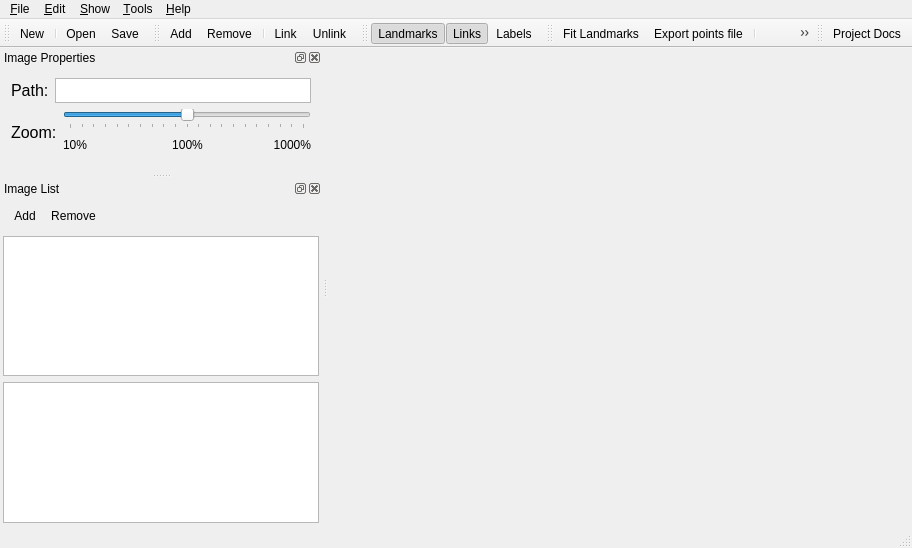
<?xml version="1.0" encoding="UTF-8"?>
<ui version="4.0">
 <class>MainWindow</class>
 <widget class="QMainWindow" name="MainWindow">
  <property name="geometry">
   <rect>
    <x>0</x>
    <y>0</y>
    <width>912</width>
    <height>548</height>
   </rect>
  </property>
  <property name="windowTitle">
   <string>FLAT - Facial Landmarks Annotation Tool</string>
  </property>
  <property name="autoFillBackground">
   <bool>false</bool>
  </property>
  <property name="locale">
   <locale language="English" country="UnitedKingdom"/>
  </property>
  <widget class="QWidget" name="centralWidget">
   <layout class="QVBoxLayout" name="verticalLayout">
    <property name="leftMargin">
     <number>0</number>
    </property>
    <property name="topMargin">
     <number>0</number>
    </property>
    <property name="rightMargin">
     <number>0</number>
    </property>
    <property name="bottomMargin">
     <number>0</number>
    </property>
    <item>
     <widget class="QTabWidget" name="tabWidget">
      <property name="locale">
       <locale language="English" country="UnitedKingdom"/>
      </property>
      <property name="tabPosition">
       <enum>QTabWidget::North</enum>
      </property>
      <property name="tabShape">
       <enum>QTabWidget::Triangular</enum>
      </property>
      <property name="iconSize">
       <size>
        <width>24</width>
        <height>24</height>
       </size>
      </property>
      <property name="elideMode">
       <enum>Qt::ElideNone</enum>
      </property>
      <property name="documentMode">
       <bool>true</bool>
      </property>
      <property name="tabsClosable">
       <bool>true</bool>
      </property>
      <property name="movable">
       <bool>true</bool>
      </property>
      <property name="tabBarAutoHide">
       <bool>false</bool>
      </property>
     </widget>
    </item>
   </layout>
  </widget>
  <widget class="QMenuBar" name="menuBar">
   <property name="geometry">
    <rect>
     <x>0</x>
     <y>0</y>
     <width>912</width>
     <height>21</height>
    </rect>
   </property>
   <widget class="QMenu" name="menuFile">
    <property name="locale">
     <locale language="English" country="UnitedKingdom"/>
    </property>
    <property name="title">
     <string>&amp;File</string>
    </property>
    <widget class="QMenu" name="menu_Import">
     <property name="title">
      <string>&amp;Import</string>
     </property>
     <addaction name="actionImportImageDirPts"/>
    </widget>
    <widget class="QMenu" name="menu_Export">
     <property name="title">
      <string>&amp;Export</string>
     </property>
     <addaction name="actionExportPts"/>
    </widget>
    <addaction name="actionNew"/>
    <addaction name="separator"/>
    <addaction name="actionOpen"/>
    <addaction name="actionSave"/>
    <addaction name="actionSaveAs"/>
    <addaction name="separator"/>
    <addaction name="menu_Import"/>
    <addaction name="menu_Export"/>
    <addaction name="separator"/>
    <addaction name="actionExit"/>
   </widget>
   <widget class="QMenu" name="menuHelp">
    <property name="locale">
     <locale language="English" country="UnitedKingdom"/>
    </property>
    <property name="title">
     <string>&amp;Help</string>
    </property>
    <addaction name="actionProject"/>
    <addaction name="separator"/>
    <addaction name="actionAbout"/>
   </widget>
   <widget class="QMenu" name="menuShow">
    <property name="locale">
     <locale language="English" country="UnitedKingdom"/>
    </property>
    <property name="title">
     <string>&amp;Show</string>
    </property>
    <widget class="QMenu" name="menuWindows">
     <property name="title">
      <string>&amp;Windows</string>
     </property>
     <addaction name="actionShowImageProperties"/>
     <addaction name="actionShowImagesList"/>
    </widget>
    <widget class="QMenu" name="menu_Image_Elements">
     <property name="locale">
      <locale language="English" country="UnitedKingdom"/>
     </property>
     <property name="title">
      <string>&amp;Image Elements</string>
     </property>
     <addaction name="actionShowFeatures"/>
     <addaction name="actionShowConnections"/>
     <addaction name="actionShowFeatureIDs"/>
    </widget>
    <addaction name="menuWindows"/>
    <addaction name="separator"/>
    <addaction name="menu_Image_Elements"/>
   </widget>
   <widget class="QMenu" name="menuEdit">
    <property name="locale">
     <locale language="English" country="UnitedKingdom"/>
    </property>
    <property name="title">
     <string>&amp;Edit</string>
    </property>
    <widget class="QMenu" name="menu_Images">
     <property name="locale">
      <locale language="English" country="UnitedKingdom"/>
     </property>
     <property name="title">
      <string>&amp;Images</string>
     </property>
     <addaction name="actionAddImage"/>
     <addaction name="actionRemoveImage"/>
    </widget>
    <widget class="QMenu" name="menu_Facial_Landmarks">
     <property name="title">
      <string>&amp;Facial Landmarks</string>
     </property>
     <addaction name="actionAddFeature"/>
     <addaction name="actionRemoveFeature"/>
     <addaction name="separator"/>
     <addaction name="actionConnectFeatures"/>
     <addaction name="actionDisconnectFeatures"/>
    </widget>
    <addaction name="menu_Images"/>
    <addaction name="separator"/>
    <addaction name="menu_Facial_Landmarks"/>
   </widget>
   <widget class="QMenu" name="menuTools">
    <property name="locale">
     <locale language="English" country="UnitedKingdom"/>
    </property>
    <property name="title">
     <string>&amp;Tools</string>
    </property>
    <widget class="QMenu" name="menu_CSIRO_Face_Analysis_SDK">
     <property name="title">
      <string>&amp;CSIRO Face Analysis SDK</string>
     </property>
     <addaction name="actionFitLandmarks"/>
     <addaction name="actionExportPointsFile"/>
     <addaction name="separator"/>
     <addaction name="actionConfigure"/>
    </widget>
    <widget class="QMenu" name="menuDlib">
     <property name="enabled">
      <bool>true</bool>
     </property>
     <property name="title">
      <string>&amp;DLIB Face Analysis</string>
     </property>
     <addaction name="actionDlibFitLandmarks"/>
     <addaction name="separator"/>
     <addaction name="actionDlibSelectLandmarkModel"/>
     <addaction name="actionDlibSelectFaceDetModel"/>
    </widget>
    <addaction name="menu_CSIRO_Face_Analysis_SDK"/>
    <addaction name="menuDlib"/>
   </widget>
   <addaction name="menuFile"/>
   <addaction name="menuEdit"/>
   <addaction name="menuShow"/>
   <addaction name="menuTools"/>
   <addaction name="menuHelp"/>
  </widget>
  <widget class="QToolBar" name="fileToolBar">
   <property name="windowTitle">
    <string>File</string>
   </property>
   <property name="locale">
    <locale language="English" country="UnitedKingdom"/>
   </property>
   <property name="iconSize">
    <size>
     <width>32</width>
     <height>32</height>
    </size>
   </property>
   <attribute name="toolBarArea">
    <enum>TopToolBarArea</enum>
   </attribute>
   <attribute name="toolBarBreak">
    <bool>false</bool>
   </attribute>
   <addaction name="actionNew"/>
   <addaction name="separator"/>
   <addaction name="actionOpen"/>
   <addaction name="actionSave"/>
  </widget>
  <widget class="QStatusBar" name="statusBar"/>
  <widget class="QDockWidget" name="dockProperties">
   <property name="locale">
    <locale language="English" country="UnitedKingdom"/>
   </property>
   <property name="windowTitle">
    <string>Image Properties</string>
   </property>
   <attribute name="dockWidgetArea">
    <number>1</number>
   </attribute>
   <widget class="QWidget" name="Content">
    <layout class="QVBoxLayout" name="verticalLayout_7">
     <item>
      <layout class="QVBoxLayout" name="verticalLayout_3">
       <property name="sizeConstraint">
        <enum>QLayout::SetMinimumSize</enum>
       </property>
       <item>
        <layout class="QHBoxLayout" name="horizontalLayout">
         <property name="sizeConstraint">
          <enum>QLayout::SetMinimumSize</enum>
         </property>
         <item>
          <widget class="QLabel" name="labelPath">
           <property name="font">
            <font>
             <pointsize>12</pointsize>
            </font>
           </property>
           <property name="text">
            <string>Path:</string>
           </property>
           <property name="buddy">
            <cstring>textFileName</cstring>
           </property>
          </widget>
         </item>
         <item>
          <widget class="QTextEdit" name="textFileName">
           <property name="maximumSize">
            <size>
             <width>16777215</width>
             <height>25</height>
            </size>
           </property>
           <property name="verticalScrollBarPolicy">
            <enum>Qt::ScrollBarAlwaysOff</enum>
           </property>
           <property name="horizontalScrollBarPolicy">
            <enum>Qt::ScrollBarAlwaysOff</enum>
           </property>
           <property name="undoRedoEnabled">
            <bool>false</bool>
           </property>
           <property name="lineWrapMode">
            <enum>QTextEdit::NoWrap</enum>
           </property>
           <property name="readOnly">
            <bool>true</bool>
           </property>
           <property name="acceptRichText">
            <bool>false</bool>
           </property>
           <property name="textInteractionFlags">
            <set>Qt::TextSelectableByKeyboard|Qt::TextSelectableByMouse</set>
           </property>
           <property name="placeholderText">
            <string notr="true"/>
           </property>
          </widget>
         </item>
        </layout>
       </item>
      </layout>
     </item>
     <item>
      <layout class="QHBoxLayout" name="horizontalLayout_4">
       <item>
        <widget class="QLabel" name="label_Zoom">
         <property name="font">
          <font>
           <pointsize>12</pointsize>
          </font>
         </property>
         <property name="text">
          <string>Zoom:</string>
         </property>
         <property name="buddy">
          <cstring>zoomSlider</cstring>
         </property>
        </widget>
       </item>
       <item>
        <layout class="QVBoxLayout" name="verticalLayout_2">
         <item>
          <widget class="QSlider" name="zoomSlider">
           <property name="font">
            <font>
             <pointsize>12</pointsize>
            </font>
           </property>
           <property name="toolTip">
            <string>Altera o zoom nas imagens (+/- ou Ctrl+Roda do Mouse)</string>
           </property>
           <property name="minimum">
            <number>1</number>
           </property>
           <property name="maximum">
            <number>21</number>
           </property>
           <property name="singleStep">
            <number>1</number>
           </property>
           <property name="pageStep">
            <number>1</number>
           </property>
           <property name="value">
            <number>11</number>
           </property>
           <property name="sliderPosition">
            <number>11</number>
           </property>
           <property name="orientation">
            <enum>Qt::Horizontal</enum>
           </property>
           <property name="tickPosition">
            <enum>QSlider::TicksBelow</enum>
           </property>
           <property name="tickInterval">
            <number>0</number>
           </property>
          </widget>
         </item>
         <item>
          <layout class="QHBoxLayout" name="horizontalLayout_3">
           <property name="sizeConstraint">
            <enum>QLayout::SetMinimumSize</enum>
           </property>
           <item>
            <widget class="QLabel" name="label1000">
             <property name="minimumSize">
              <size>
               <width>45</width>
               <height>0</height>
              </size>
             </property>
             <property name="maximumSize">
              <size>
               <width>45</width>
               <height>16777215</height>
              </size>
             </property>
             <property name="text">
              <string>10%</string>
             </property>
            </widget>
           </item>
           <item>
            <spacer name="horizontalSpacer">
             <property name="orientation">
              <enum>Qt::Horizontal</enum>
             </property>
             <property name="sizeHint" stdset="0">
              <size>
               <width>40</width>
               <height>20</height>
              </size>
             </property>
            </spacer>
           </item>
           <item>
            <widget class="QLabel" name="label100">
             <property name="minimumSize">
              <size>
               <width>45</width>
               <height>0</height>
              </size>
             </property>
             <property name="maximumSize">
              <size>
               <width>45</width>
               <height>16777215</height>
              </size>
             </property>
             <property name="text">
              <string>100%</string>
             </property>
             <property name="alignment">
              <set>Qt::AlignCenter</set>
             </property>
            </widget>
           </item>
           <item>
            <spacer name="horizontalSpacer_2">
             <property name="orientation">
              <enum>Qt::Horizontal</enum>
             </property>
             <property name="sizeHint" stdset="0">
              <size>
               <width>40</width>
               <height>20</height>
              </size>
             </property>
            </spacer>
           </item>
           <item>
            <widget class="QLabel" name="label10">
             <property name="minimumSize">
              <size>
               <width>45</width>
               <height>0</height>
              </size>
             </property>
             <property name="maximumSize">
              <size>
               <width>45</width>
               <height>16777215</height>
              </size>
             </property>
             <property name="text">
              <string>1000%</string>
             </property>
             <property name="alignment">
              <set>Qt::AlignRight|Qt::AlignTrailing|Qt::AlignVCenter</set>
             </property>
            </widget>
           </item>
          </layout>
         </item>
        </layout>
       </item>
      </layout>
     </item>
     <item>
      <spacer name="verticalSpacer">
       <property name="orientation">
        <enum>Qt::Vertical</enum>
       </property>
       <property name="sizeHint" stdset="0">
        <size>
         <width>20</width>
         <height>40</height>
        </size>
       </property>
      </spacer>
     </item>
    </layout>
   </widget>
  </widget>
  <widget class="QDockWidget" name="dockImages">
   <property name="locale">
    <locale language="English" country="UnitedKingdom"/>
   </property>
   <property name="windowTitle">
    <string>Image List</string>
   </property>
   <attribute name="dockWidgetArea">
    <number>1</number>
   </attribute>
   <widget class="QWidget" name="Content_2">
    <layout class="QGridLayout" name="gridLayout">
     <property name="leftMargin">
      <number>3</number>
     </property>
     <property name="topMargin">
      <number>3</number>
     </property>
     <property name="rightMargin">
      <number>3</number>
     </property>
     <property name="bottomMargin">
      <number>3</number>
     </property>
     <property name="horizontalSpacing">
      <number>3</number>
     </property>
     <property name="verticalSpacing">
      <number>6</number>
     </property>
     <item row="0" column="0">
      <widget class="QToolBar" name="imagesToolbar">
       <property name="windowTitle">
        <string/>
       </property>
       <property name="iconSize">
        <size>
         <width>24</width>
         <height>24</height>
        </size>
       </property>
       <property name="floatable">
        <bool>false</bool>
       </property>
       <addaction name="actionAddImage"/>
       <addaction name="actionRemoveImage"/>
      </widget>
     </item>
     <item row="1" column="0">
      <widget class="QListView" name="listImages">
       <property name="editTriggers">
        <set>QAbstractItemView::NoEditTriggers</set>
       </property>
       <property name="selectionMode">
        <enum>QAbstractItemView::ExtendedSelection</enum>
       </property>
       <property name="selectionBehavior">
        <enum>QAbstractItemView::SelectRows</enum>
       </property>
       <property name="viewMode">
        <enum>QListView::IconMode</enum>
       </property>
       <property name="selectionRectVisible">
        <bool>false</bool>
       </property>
      </widget>
     </item>
     <item row="2" column="0">
      <widget class="QTreeView" name="treeImages">
       <property name="editTriggers">
        <set>QAbstractItemView::AllEditTriggers</set>
       </property>
       <property name="selectionMode">
        <enum>QAbstractItemView::ExtendedSelection</enum>
       </property>
       <attribute name="headerDefaultSectionSize">
        <number>150</number>
       </attribute>
      </widget>
     </item>
    </layout>
   </widget>
  </widget>
  <widget class="QToolBar" name="editToolBar">
   <property name="windowTitle">
    <string>Edit</string>
   </property>
   <property name="iconSize">
    <size>
     <width>32</width>
     <height>32</height>
    </size>
   </property>
   <attribute name="toolBarArea">
    <enum>TopToolBarArea</enum>
   </attribute>
   <attribute name="toolBarBreak">
    <bool>false</bool>
   </attribute>
   <addaction name="actionAddFeature"/>
   <addaction name="actionRemoveFeature"/>
   <addaction name="separator"/>
   <addaction name="actionConnectFeatures"/>
   <addaction name="actionDisconnectFeatures"/>
  </widget>
  <widget class="QToolBar" name="viewToolBar">
   <property name="windowTitle">
    <string>View</string>
   </property>
   <property name="iconSize">
    <size>
     <width>32</width>
     <height>32</height>
    </size>
   </property>
   <attribute name="toolBarArea">
    <enum>TopToolBarArea</enum>
   </attribute>
   <attribute name="toolBarBreak">
    <bool>false</bool>
   </attribute>
   <addaction name="actionShowFeatures"/>
   <addaction name="actionShowConnections"/>
   <addaction name="actionShowFeatureIDs"/>
  </widget>
  <widget class="QToolBar" name="toolsToolBar">
   <property name="windowTitle">
    <string>Tools</string>
   </property>
   <property name="iconSize">
    <size>
     <width>32</width>
     <height>32</height>
    </size>
   </property>
   <attribute name="toolBarArea">
    <enum>TopToolBarArea</enum>
   </attribute>
   <attribute name="toolBarBreak">
    <bool>false</bool>
   </attribute>
   <addaction name="actionFitLandmarks"/>
   <addaction name="actionExportPointsFile"/>
   <addaction name="separator"/>
   <addaction name="actionDlibFitLandmarks"/>
   <addaction name="actionExportPts"/>
  </widget>
  <widget class="QToolBar" name="helpTollBar">
   <property name="windowTitle">
    <string>toolBar</string>
   </property>
   <property name="iconSize">
    <size>
     <width>32</width>
     <height>32</height>
    </size>
   </property>
   <attribute name="toolBarArea">
    <enum>TopToolBarArea</enum>
   </attribute>
   <attribute name="toolBarBreak">
    <bool>false</bool>
   </attribute>
   <addaction name="actionProject"/>
  </widget>
  <action name="actionExit">
   <property name="text">
    <string>&amp;Exit</string>
   </property>
   <property name="toolTip">
    <string>Terminates the program</string>
   </property>
  </action>
  <action name="actionAbout">
   <property name="icon">
    <iconset resource="resources.qrc">
     <normaloff>:/icons/resources/icons/information.png</normaloff>:/icons/resources/icons/information.png</iconset>
   </property>
   <property name="text">
    <string>&amp;About...</string>
   </property>
   <property name="toolTip">
    <string>Displays information on this program</string>
   </property>
  </action>
  <action name="actionOpen">
   <property name="icon">
    <iconset resource="resources.qrc">
     <normaloff>:/icons/resources/icons/open.png</normaloff>:/icons/resources/icons/open.png</iconset>
   </property>
   <property name="text">
    <string>&amp;Open...</string>
   </property>
   <property name="toolTip">
    <string>Loads an existing face annotation dataset from a file</string>
   </property>
   <property name="shortcut">
    <string>Ctrl+O</string>
   </property>
  </action>
  <action name="actionNew">
   <property name="icon">
    <iconset resource="resources.qrc">
     <normaloff>:/icons/resources/icons/new.png</normaloff>:/icons/resources/icons/new.png</iconset>
   </property>
   <property name="text">
    <string>&amp;New</string>
   </property>
   <property name="toolTip">
    <string>Creates a new face annotation dataset</string>
   </property>
   <property name="shortcut">
    <string>Ctrl+N</string>
   </property>
  </action>
  <action name="actionSave">
   <property name="icon">
    <iconset resource="resources.qrc">
     <normaloff>:/icons/resources/icons/save.png</normaloff>:/icons/resources/icons/save.png</iconset>
   </property>
   <property name="text">
    <string>&amp;Save</string>
   </property>
   <property name="toolTip">
    <string>Saves the changes in the face annotation dataset</string>
   </property>
   <property name="shortcut">
    <string>Ctrl+S</string>
   </property>
  </action>
  <action name="actionSaveAs">
   <property name="icon">
    <iconset resource="resources.qrc">
     <normaloff>:/icons/resources/icons/saveas.png</normaloff>:/icons/resources/icons/saveas.png</iconset>
   </property>
   <property name="text">
    <string>Save &amp;as...</string>
   </property>
   <property name="toolTip">
    <string>Saves the changes in the face annotation dataset to a different file</string>
   </property>
  </action>
  <action name="actionProject">
   <property name="icon">
    <iconset resource="resources.qrc">
     <normaloff>:/icons/resources/icons/help.png</normaloff>:/icons/resources/icons/help.png</iconset>
   </property>
   <property name="text">
    <string>&amp;Project Docs</string>
   </property>
   <property name="toolTip">
    <string>Displays the project's documentation page on Github</string>
   </property>
   <property name="shortcut">
    <string>F1</string>
   </property>
  </action>
  <action name="actionAddImage">
   <property name="icon">
    <iconset resource="resources.qrc">
     <normaloff>:/icons/resources/icons/add.png</normaloff>:/icons/resources/icons/add.png</iconset>
   </property>
   <property name="text">
    <string>Add...</string>
   </property>
   <property name="toolTip">
    <string>Adds new images to the face annotation dataset</string>
   </property>
   <property name="shortcut">
    <string>Ctrl+Ins</string>
   </property>
  </action>
  <action name="actionRemoveImage">
   <property name="icon">
    <iconset resource="resources.qrc">
     <normaloff>:/icons/resources/icons/delete.png</normaloff>:/icons/resources/icons/delete.png</iconset>
   </property>
   <property name="text">
    <string>Remove</string>
   </property>
   <property name="toolTip">
    <string>Removes the selected images from the face annotation dataset</string>
   </property>
   <property name="shortcut">
    <string>Ctrl+Del</string>
   </property>
  </action>
  <action name="actionShowImagesList">
   <property name="checkable">
    <bool>true</bool>
   </property>
   <property name="checked">
    <bool>true</bool>
   </property>
   <property name="icon">
    <iconset resource="resources.qrc">
     <normaloff>:/icons/resources/icons/image-list.png</normaloff>:/icons/resources/icons/image-list.png</iconset>
   </property>
   <property name="text">
    <string>&amp;List of Images</string>
   </property>
   <property name="toolTip">
    <string>Displays or hides the window with the list of images in the face annotation dataset</string>
   </property>
   <property name="shortcut">
    <string>F2</string>
   </property>
  </action>
  <action name="actionShowImageProperties">
   <property name="checkable">
    <bool>true</bool>
   </property>
   <property name="checked">
    <bool>true</bool>
   </property>
   <property name="icon">
    <iconset resource="resources.qrc">
     <normaloff>:/icons/resources/icons/image-properties.png</normaloff>:/icons/resources/icons/image-properties.png</iconset>
   </property>
   <property name="text">
    <string>&amp;Image Properties</string>
   </property>
   <property name="toolTip">
    <string>Displays/hides the window with the propriedades of the selected image</string>
   </property>
   <property name="shortcut">
    <string>F3</string>
   </property>
  </action>
  <action name="actionShowFeatures">
   <property name="checkable">
    <bool>true</bool>
   </property>
   <property name="checked">
    <bool>true</bool>
   </property>
   <property name="icon">
    <iconset resource="resources.qrc">
     <normaloff>:/icons/resources/icons/features.png</normaloff>:/icons/resources/icons/features.png</iconset>
   </property>
   <property name="text">
    <string>&amp;Landmarks</string>
   </property>
   <property name="toolTip">
    <string>Displays/hides the facial landmarks</string>
   </property>
   <property name="shortcut">
    <string>F4</string>
   </property>
  </action>
  <action name="actionShowConnections">
   <property name="checkable">
    <bool>true</bool>
   </property>
   <property name="checked">
    <bool>true</bool>
   </property>
   <property name="icon">
    <iconset resource="resources.qrc">
     <normaloff>:/icons/resources/icons/links.png</normaloff>:/icons/resources/icons/links.png</iconset>
   </property>
   <property name="text">
    <string>&amp;Links</string>
   </property>
   <property name="toolTip">
    <string>Displays/hides the links between facial landmarks</string>
   </property>
   <property name="shortcut">
    <string>F5</string>
   </property>
  </action>
  <action name="actionShowFeatureIDs">
   <property name="checkable">
    <bool>true</bool>
   </property>
   <property name="icon">
    <iconset resource="resources.qrc">
     <normaloff>:/icons/resources/icons/feature-ids.png</normaloff>:/icons/resources/icons/feature-ids.png</iconset>
   </property>
   <property name="text">
    <string>&amp;Labels</string>
   </property>
   <property name="toolTip">
    <string>Shows/hides the labels of the facial landmarks</string>
   </property>
   <property name="shortcut">
    <string>F6</string>
   </property>
  </action>
  <action name="actionAddFeature">
   <property name="icon">
    <iconset resource="resources.qrc">
     <normaloff>:/icons/resources/icons/add-feature.png</normaloff>:/icons/resources/icons/add-feature.png</iconset>
   </property>
   <property name="text">
    <string>&amp;Add</string>
   </property>
   <property name="toolTip">
    <string>Add a new facial landmark to the face annotation dataset</string>
   </property>
   <property name="shortcut">
    <string>Shift+A</string>
   </property>
  </action>
  <action name="actionRemoveFeature">
   <property name="icon">
    <iconset resource="resources.qrc">
     <normaloff>:/icons/resources/icons/remove-feature.png</normaloff>:/icons/resources/icons/remove-feature.png</iconset>
   </property>
   <property name="text">
    <string>&amp;Remove</string>
   </property>
   <property name="toolTip">
    <string>Removes the selected facial landmarks (and their links) from the face annotation dataset</string>
   </property>
   <property name="shortcut">
    <string>Shift+R</string>
   </property>
  </action>
  <action name="actionConnectFeatures">
   <property name="icon">
    <iconset resource="resources.qrc">
     <normaloff>:/icons/resources/icons/connect.png</normaloff>:/icons/resources/icons/connect.png</iconset>
   </property>
   <property name="text">
    <string>&amp;Link</string>
   </property>
   <property name="toolTip">
    <string>Links two selected facial landmarks</string>
   </property>
   <property name="shortcut">
    <string>Shift+L</string>
   </property>
  </action>
  <action name="actionDisconnectFeatures">
   <property name="icon">
    <iconset resource="resources.qrc">
     <normaloff>:/icons/resources/icons/disconnect.png</normaloff>:/icons/resources/icons/disconnect.png</iconset>
   </property>
   <property name="text">
    <string>&amp;Unlink</string>
   </property>
   <property name="toolTip">
    <string>Unlinks the selected facial landmarks</string>
   </property>
   <property name="shortcut">
    <string>Shift+U</string>
   </property>
  </action>
  <action name="actionFitLandmarks">
   <property name="icon">
    <iconset resource="resources.qrc">
     <normaloff>:/icons/fat</normaloff>:/icons/fat</iconset>
   </property>
   <property name="text">
    <string>&amp;Fit Landmarks</string>
   </property>
   <property name="toolTip">
    <string>Attempts to automaticaly fit the face model (with 66 landmarks) to the currently selected face image using the face-fit utility from the CSIRO Face Analysis SDK</string>
   </property>
   <property name="shortcut">
    <string>Ctrl+F</string>
   </property>
  </action>
  <action name="actionConfigure">
   <property name="text">
    <string>&amp;Configure...</string>
   </property>
   <property name="toolTip">
    <string>Configure the face-fit utility from the CSIRO Face Analysis SDK</string>
   </property>
  </action>
  <action name="actionExportPointsFile">
   <property name="icon">
    <iconset resource="resources.qrc">
     <normaloff>:/icons/resources/icons/image-properties.png</normaloff>:/icons/resources/icons/image-properties.png</iconset>
   </property>
   <property name="text">
    <string>&amp;Export points file...</string>
   </property>
   <property name="toolTip">
    <string>Exports the annotation in current selected image to a CSIRO Face Analysis SDK points file</string>
   </property>
  </action>
  <action name="actionImportImageDirPts">
   <property name="text">
    <string>... from image directory with &amp;PTS files</string>
   </property>
   <property name="iconText">
    <string>Import images and PTS files from directory</string>
   </property>
   <property name="toolTip">
    <string>Import images and PTS files from directory</string>
   </property>
  </action>
  <action name="actionExportPts">
   <property name="icon">
    <iconset resource="resources.qrc">
     <normaloff>:/icons/resources/icons/image-properties.png</normaloff>:/icons/resources/icons/image-properties.png</iconset>
   </property>
   <property name="text">
    <string>... to &amp;PTS files</string>
   </property>
   <property name="iconText">
    <string>Export PTS files</string>
   </property>
   <property name="toolTip">
    <string>Export PTS files</string>
   </property>
  </action>
  <action name="actionDlibFitLandmarks">
   <property name="icon">
    <iconset resource="resources.qrc">
     <normaloff>:/icons/fat</normaloff>:/icons/fat</iconset>
   </property>
   <property name="text">
    <string>Fit landmarks with &amp;DLIB</string>
   </property>
   <property name="shortcut">
    <string>Ctrl+D</string>
   </property>
   <property name="shortcutContext">
    <enum>Qt::ApplicationShortcut</enum>
   </property>
  </action>
  <action name="actionDlibSelectLandmarkModel">
   <property name="text">
    <string>Select &amp;landmark model...</string>
   </property>
  </action>
  <action name="actionDlibSelectFaceDetModel">
   <property name="text">
    <string>Select &amp;face detection model...</string>
   </property>
  </action>
 </widget>
 <layoutdefault spacing="6" margin="11"/>
 <tabstops>
  <tabstop>tabWidget</tabstop>
  <tabstop>textFileName</tabstop>
  <tabstop>listImages</tabstop>
  <tabstop>treeImages</tabstop>
 </tabstops>
 <resources>
  <include location="resources.qrc"/>
 </resources>
 <connections/>
</ui>
